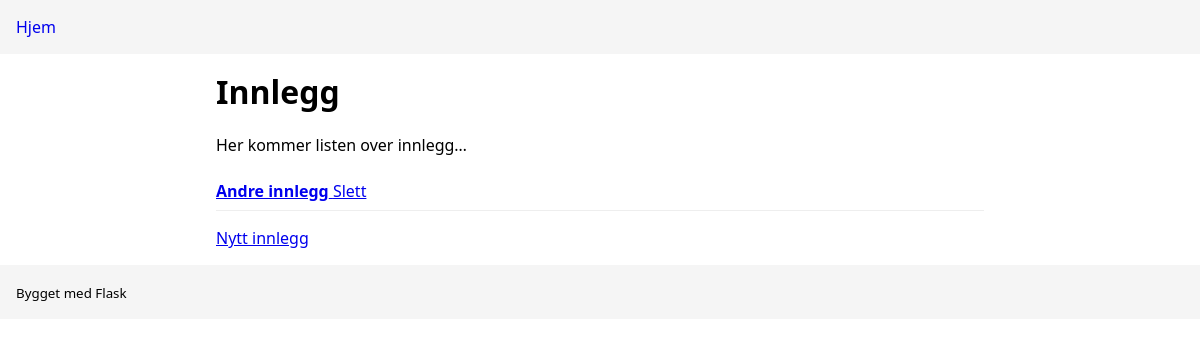
Before: / with the older database file.
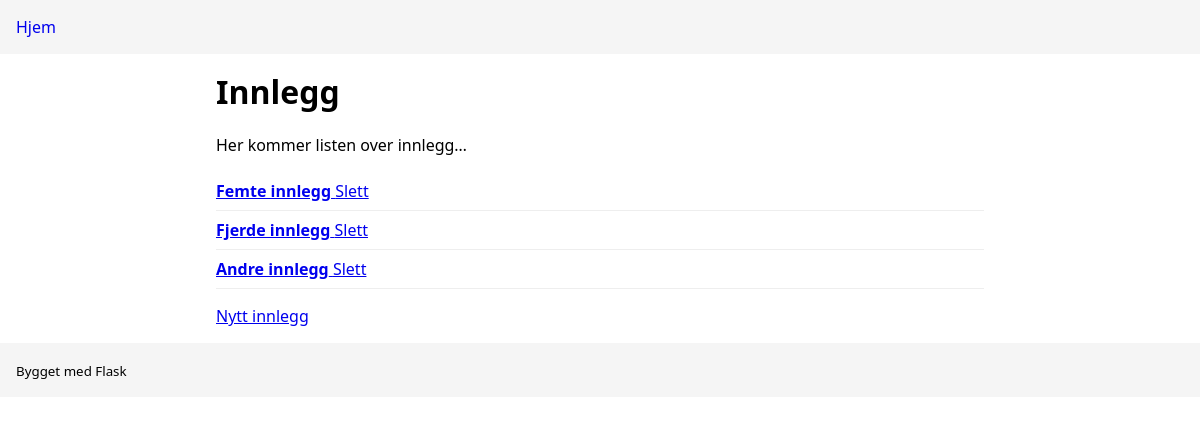
After: the same page with the newer database file.
### tables this page shows
CREATE TABLE posts (
    id INTEGER PRIMARY KEY AUTOINCREMENT,
    title TEXT NOT NULL,
    content TEXT NOT NULL);

### starter/app.py (the view)
@app.route("/")
def hello():
    posts = fetch_all_posts()
    return render_template('index.html', posts=posts)

### starter/app.py (called while the page is built)
def fetch_all_posts():
    with sqlite3.connect(DB_PATH) as con:
        con.row_factory = sqlite3.Row
        rows = con.execute(
            "SELECT id, title, content FROM posts ORDER BY id DESC;"
        ).fetchall()
    return [[r["id"], r["title"], r["content"]] for r in rows]

### starter/templates/index.html
{% extends "base.html" %}
{% block content %}
  <h1>Innlegg</h1>
  <p>Her kommer listen over innlegg…</p>
  <ul class="posts">
    {% for post in posts %}
      <li>
        <a href="{{ url_for('post_detail', post_id=post[0]) }}"><strong>{{ post[1] }}</strong>
        <a href="{{ url_for('slett_innlegg', post_id=post[0])  }}">Slett</a>
        </a>
      </li>
    {% endfor %}
  </ul>
  <a href="{{  url_for('legge_til_innlegg')  }}">Nytt innlegg</a>
{% endblock %}

### starter/templates/base.html (shortened to what this page needs)
<!doctype html>
<html lang="no">
  <head>
    <link rel="stylesheet" href="{{ url_for('static', filename='style.css') }}" />
  </head>
  <body>
    <header>
      <nav>
        <a href="{{ url_for('hello') }}">Hjem</a>
      </nav>
    </header>
    <main>
      {% block content %}{% endblock %}
    </main>
    <footer>
      <small>Bygget med Flask</small>
    </footer>
  </body>
</html>

### starter/static/style.css (style rules this page uses)
* { box-sizing: border-box; }
body { font-family: system-ui, -apple-system, Segoe UI, Roboto, Arial, sans-serif; margin: 0; }
header, footer { background: #f5f5f5; padding: 1rem; }
main { max-width: 800px; margin: 0 auto; padding: 1rem; }
h1 { margin-top: 0; }
nav a { margin-right: .75rem; text-decoration: none; }
ul.posts { list-style: none; padding: 0; }
ul.posts li { padding: .5rem 0; border-bottom: 1px solid #eee; }

Changed rows visible on the page:
added posts: title "Femte innlegg"
added posts: title "Fjerde innlegg"
